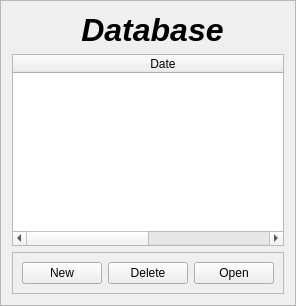
         <widget class="QFrame" name="frame_26">
          <property name="maximumSize">
           <size>
            <width>381</width>
            <height>471</height>
           </size>
          </property>
          <property name="frameShape">
           <enum>QFrame::StyledPanel</enum>
          </property>
          <property name="frameShadow">
           <enum>QFrame::Raised</enum>
          </property>
          <layout class="QGridLayout" name="gridLayout_19">
           <item row="0" column="0">
            <widget class="QLabel" name="label_52">
             <property name="font">
              <font>
               <family>Ubuntu</family>
               <pointsize>24</pointsize>
               <weight>75</weight>
               <italic>true</italic>
               <bold>true</bold>
              </font>
             </property>
             <property name="text">
              <string> Database</string>
             </property>
             <property name="alignment">
              <set>Qt::AlignCenter</set>
             </property>
            </widget>
           </item>
           <item row="1" column="0">
            <widget class="QTableWidget" name="tableWidget_2">
             <attribute name="horizontalHeaderDefaultSectionSize">
              <number>100</number>
             </attribute>
             <attribute name="horizontalHeaderMinimumSectionSize">
              <number>300</number>
             </attribute>
             <attribute name="horizontalHeaderShowSortIndicator" stdset="0">
              <bool>true</bool>
             </attribute>
             <attribute name="horizontalHeaderStretchLastSection">
              <bool>true</bool>
             </attribute>
             <column>
              <property name="text">
               <string>Date</string>
              </property>
             </column>
             <column>
              <property name="text">
               <string>Student Name</string>
              </property>
             </column>
            </widget>
           </item>
           <item row="2" column="0">
            <widget class="QFrame" name="frame_27">
             <property name="frameShape">
              <enum>QFrame::StyledPanel</enum>
             </property>
             <property name="frameShadow">
              <enum>QFrame::Raised</enum>
             </property>
             <layout class="QHBoxLayout" name="horizontalLayout_4">
              <item>
               <widget class="QPushButton" name="pushButton_12">
                <property name="text">
                 <string>New</string>
                </property>
               </widget>
              </item>
              <item>
               <widget class="QPushButton" name="pushButton_13">
                <property name="text">
                 <string>Delete</string>
                </property>
               </widget>
              </item>
              <item>
               <widget class="QPushButton" name="pushButton_14">
                <property name="text">
                 <string>Open</string>
                </property>
               </widget>
              </item>
             </layout>
            </widget>
           </item>
          </layout>
         </widget>
